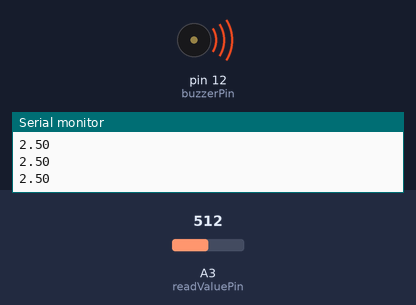
Recording of a sketch running on a simulated Arduino Uno, built with avr-gcc and run on an emulated ATmega328P. Parts: buzzer (waves = sounding, pin HIGH), the last lines printed to the serial monitor. The inputs (shaded band) are chosen by the test bench; at power-on: A3 (readValuePin) = 512.

Above: at 1.2 s.
1.3 s: A3 (readValuePin) set to 420
2.8 s: A3 (readValuePin) set to 402
At 3.6 s:
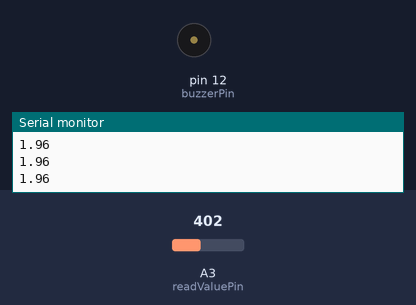
4.3 s: A3 (readValuePin) set to 511
At 4.7 s:
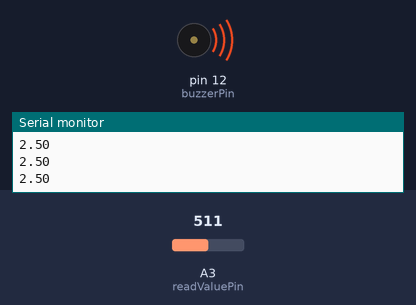
5.8 s: A3 (readValuePin) set to 306
At 7.2 s:
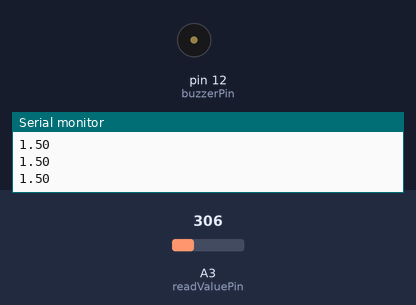
Timing chart, 0 to 8.3 s (numbered marks = the images above; inputs shaded):
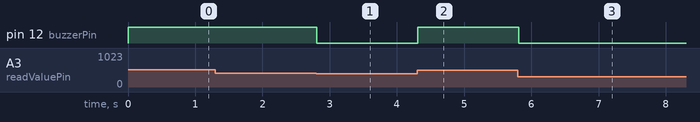

Measured:
- the behaviour switches between 410 and 409 on A3 (readValuePin) (found by bisection; images 0 and 1)
- after the input at 2.8 s, pin 12 (buzzerPin): HIGH → LOW at once
- after the input at 4.3 s, pin 12 (buzzerPin): LOW → HIGH at once
- after the input at 5.8 s, pin 12 (buzzerPin): HIGH → LOW at once

The sketch:

13_active_buzzer_potentiometer_sound.ino
```cpp
int readValuePin = A3;
float voltage;

int buzzerPin = 12;

void setup() {
  Serial.begin(9600);
  pinMode(buzzerPin, OUTPUT);
  pinMode(readValuePin, INPUT);
}

void loop() {
  voltage = (5. / 1023.) * analogRead(readValuePin);
  Serial.println(voltage);
  if (voltage > 2 ) {
    digitalWrite(buzzerPin, HIGH);
  }else{
     digitalWrite(buzzerPin, LOW);
  }
}
```
